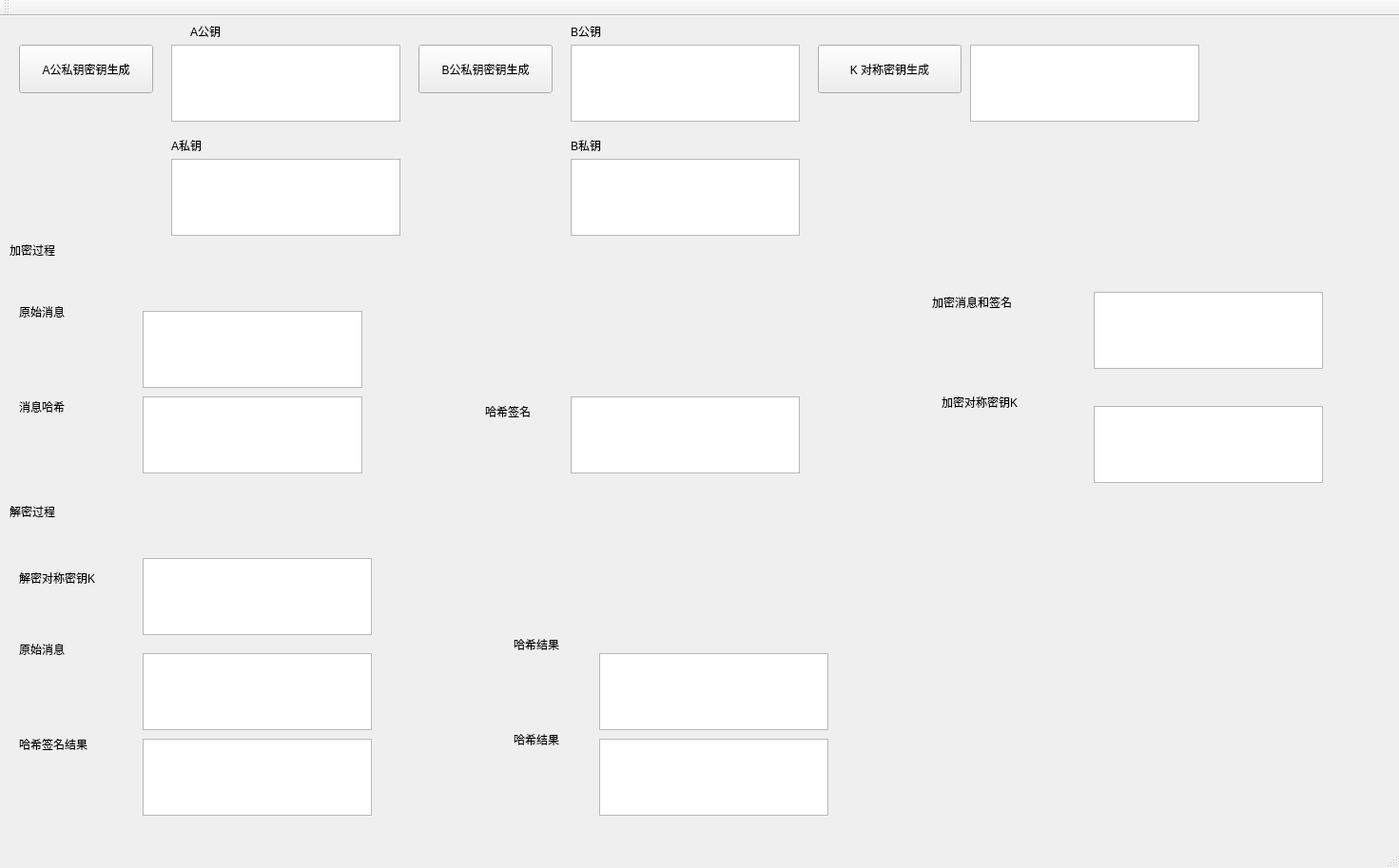
<?xml version="1.0" encoding="UTF-8"?>
<ui version="4.0">
 <class>MainWindow</class>
 <widget class="QMainWindow" name="MainWindow">
  <property name="geometry">
   <rect>
    <x>0</x>
    <y>0</y>
    <width>1471</width>
    <height>913</height>
   </rect>
  </property>
  <property name="windowTitle">
   <string>MainWindow</string>
  </property>
  <widget class="QWidget" name="centralWidget">
   <widget class="QPushButton" name="pushButton">
    <property name="geometry">
     <rect>
      <x>20</x>
      <y>30</y>
      <width>141</width>
      <height>51</height>
     </rect>
    </property>
    <property name="text">
     <string>A公私钥密钥生成</string>
    </property>
   </widget>
   <widget class="QPushButton" name="pushButton_2">
    <property name="geometry">
     <rect>
      <x>440</x>
      <y>30</y>
      <width>141</width>
      <height>51</height>
     </rect>
    </property>
    <property name="text">
     <string>B公私钥密钥生成</string>
    </property>
   </widget>
   <widget class="QPushButton" name="pushButton_3">
    <property name="geometry">
     <rect>
      <x>860</x>
      <y>30</y>
      <width>151</width>
      <height>51</height>
     </rect>
    </property>
    <property name="text">
     <string>K 对称密钥生成</string>
    </property>
   </widget>
   <widget class="QLabel" name="label">
    <property name="geometry">
     <rect>
      <x>200</x>
      <y>0</y>
      <width>71</width>
      <height>31</height>
     </rect>
    </property>
    <property name="text">
     <string>A公钥</string>
    </property>
   </widget>
   <widget class="QLabel" name="label_2">
    <property name="geometry">
     <rect>
      <x>180</x>
      <y>120</y>
      <width>51</width>
      <height>31</height>
     </rect>
    </property>
    <property name="text">
     <string>A私钥</string>
    </property>
   </widget>
   <widget class="QTextEdit" name="textEdit">
    <property name="geometry">
     <rect>
      <x>150</x>
      <y>310</y>
      <width>231</width>
      <height>81</height>
     </rect>
    </property>
   </widget>
   <widget class="QLabel" name="label_5">
    <property name="geometry">
     <rect>
      <x>20</x>
      <y>290</y>
      <width>71</width>
      <height>41</height>
     </rect>
    </property>
    <property name="text">
     <string>原始消息</string>
    </property>
   </widget>
   <widget class="QLabel" name="label_6">
    <property name="geometry">
     <rect>
      <x>980</x>
      <y>290</y>
      <width>131</width>
      <height>21</height>
     </rect>
    </property>
    <property name="text">
     <string>加密消息和签名</string>
    </property>
   </widget>
   <widget class="QTextEdit" name="textEdit_2">
    <property name="geometry">
     <rect>
      <x>1150</x>
      <y>290</y>
      <width>241</width>
      <height>81</height>
     </rect>
    </property>
   </widget>
   <widget class="QLabel" name="label_7">
    <property name="geometry">
     <rect>
      <x>20</x>
      <y>390</y>
      <width>71</width>
      <height>41</height>
     </rect>
    </property>
    <property name="text">
     <string>消息哈希</string>
    </property>
   </widget>
   <widget class="QTextEdit" name="textEdit_3">
    <property name="geometry">
     <rect>
      <x>150</x>
      <y>400</y>
      <width>231</width>
      <height>81</height>
     </rect>
    </property>
   </widget>
   <widget class="QLabel" name="label_8">
    <property name="geometry">
     <rect>
      <x>990</x>
      <y>390</y>
      <width>121</width>
      <height>31</height>
     </rect>
    </property>
    <property name="text">
     <string>加密对称密钥K</string>
    </property>
   </widget>
   <widget class="QTextEdit" name="textEdit_4">
    <property name="geometry">
     <rect>
      <x>1150</x>
      <y>410</y>
      <width>241</width>
      <height>81</height>
     </rect>
    </property>
   </widget>
   <widget class="QTextEdit" name="textEdit_5">
    <property name="geometry">
     <rect>
      <x>600</x>
      <y>400</y>
      <width>241</width>
      <height>81</height>
     </rect>
    </property>
   </widget>
   <widget class="QLabel" name="label_9">
    <property name="geometry">
     <rect>
      <x>510</x>
      <y>400</y>
      <width>111</width>
      <height>31</height>
     </rect>
    </property>
    <property name="text">
     <string>哈希签名</string>
    </property>
   </widget>
   <widget class="QLabel" name="label_10">
    <property name="geometry">
     <rect>
      <x>20</x>
      <y>650</y>
      <width>71</width>
      <height>31</height>
     </rect>
    </property>
    <property name="text">
     <string>原始消息</string>
    </property>
   </widget>
   <widget class="QTextEdit" name="textEdit_6">
    <property name="geometry">
     <rect>
      <x>150</x>
      <y>670</y>
      <width>241</width>
      <height>81</height>
     </rect>
    </property>
   </widget>
   <widget class="QTextEdit" name="textEdit_8">
    <property name="geometry">
     <rect>
      <x>150</x>
      <y>570</y>
      <width>241</width>
      <height>81</height>
     </rect>
    </property>
   </widget>
   <widget class="QLabel" name="label_12">
    <property name="geometry">
     <rect>
      <x>20</x>
      <y>570</y>
      <width>131</width>
      <height>41</height>
     </rect>
    </property>
    <property name="text">
     <string>解密对称密钥K</string>
    </property>
   </widget>
   <widget class="QLabel" name="label_13">
    <property name="geometry">
     <rect>
      <x>10</x>
      <y>230</y>
      <width>71</width>
      <height>31</height>
     </rect>
    </property>
    <property name="text">
     <string>加密过程</string>
    </property>
   </widget>
   <widget class="QLabel" name="label_14">
    <property name="geometry">
     <rect>
      <x>10</x>
      <y>500</y>
      <width>81</width>
      <height>41</height>
     </rect>
    </property>
    <property name="text">
     <string>解密过程</string>
    </property>
   </widget>
   <widget class="QTextEdit" name="textEdit_9">
    <property name="geometry">
     <rect>
      <x>150</x>
      <y>760</y>
      <width>241</width>
      <height>81</height>
     </rect>
    </property>
   </widget>
   <widget class="QLabel" name="label_15">
    <property name="geometry">
     <rect>
      <x>20</x>
      <y>740</y>
      <width>91</width>
      <height>51</height>
     </rect>
    </property>
    <property name="text">
     <string>哈希签名结果</string>
    </property>
   </widget>
   <widget class="QLabel" name="label_16">
    <property name="geometry">
     <rect>
      <x>540</x>
      <y>640</y>
      <width>71</width>
      <height>41</height>
     </rect>
    </property>
    <property name="text">
     <string>哈希结果</string>
    </property>
   </widget>
   <widget class="QTextEdit" name="textEdit_11">
    <property name="geometry">
     <rect>
      <x>630</x>
      <y>760</y>
      <width>241</width>
      <height>81</height>
     </rect>
    </property>
   </widget>
   <widget class="QLabel" name="label_17">
    <property name="geometry">
     <rect>
      <x>540</x>
      <y>740</y>
      <width>71</width>
      <height>41</height>
     </rect>
    </property>
    <property name="text">
     <string>哈希结果</string>
    </property>
   </widget>
   <widget class="QTextEdit" name="textEdit_12">
    <property name="geometry">
     <rect>
      <x>630</x>
      <y>670</y>
      <width>241</width>
      <height>81</height>
     </rect>
    </property>
   </widget>
   <widget class="QTextEdit" name="textEdit_7">
    <property name="geometry">
     <rect>
      <x>180</x>
      <y>30</y>
      <width>241</width>
      <height>81</height>
     </rect>
    </property>
   </widget>
   <widget class="QTextEdit" name="textEdit_10">
    <property name="geometry">
     <rect>
      <x>180</x>
      <y>150</y>
      <width>241</width>
      <height>81</height>
     </rect>
    </property>
   </widget>
   <widget class="QTextEdit" name="textEdit_13">
    <property name="geometry">
     <rect>
      <x>600</x>
      <y>30</y>
      <width>241</width>
      <height>81</height>
     </rect>
    </property>
   </widget>
   <widget class="QTextEdit" name="textEdit_14">
    <property name="geometry">
     <rect>
      <x>600</x>
      <y>150</y>
      <width>241</width>
      <height>81</height>
     </rect>
    </property>
   </widget>
   <widget class="QTextEdit" name="textEdit_15">
    <property name="geometry">
     <rect>
      <x>1020</x>
      <y>30</y>
      <width>241</width>
      <height>81</height>
     </rect>
    </property>
   </widget>
   <widget class="QLabel" name="label_3">
    <property name="geometry">
     <rect>
      <x>600</x>
      <y>0</y>
      <width>71</width>
      <height>31</height>
     </rect>
    </property>
    <property name="text">
     <string>B公钥</string>
    </property>
   </widget>
   <widget class="QLabel" name="label_4">
    <property name="geometry">
     <rect>
      <x>600</x>
      <y>120</y>
      <width>51</width>
      <height>31</height>
     </rect>
    </property>
    <property name="text">
     <string>B私钥</string>
    </property>
   </widget>
  </widget>
  <widget class="QMenuBar" name="menuBar">
   <property name="geometry">
    <rect>
     <x>0</x>
     <y>0</y>
     <width>1471</width>
     <height>17</height>
    </rect>
   </property>
  </widget>
  <widget class="QToolBar" name="mainToolBar">
   <attribute name="toolBarArea">
    <enum>TopToolBarArea</enum>
   </attribute>
   <attribute name="toolBarBreak">
    <bool>false</bool>
   </attribute>
  </widget>
  <widget class="QStatusBar" name="statusBar"/>
 </widget>
 <layoutdefault spacing="6" margin="11"/>
 <resources/>
 <connections/>
</ui>
